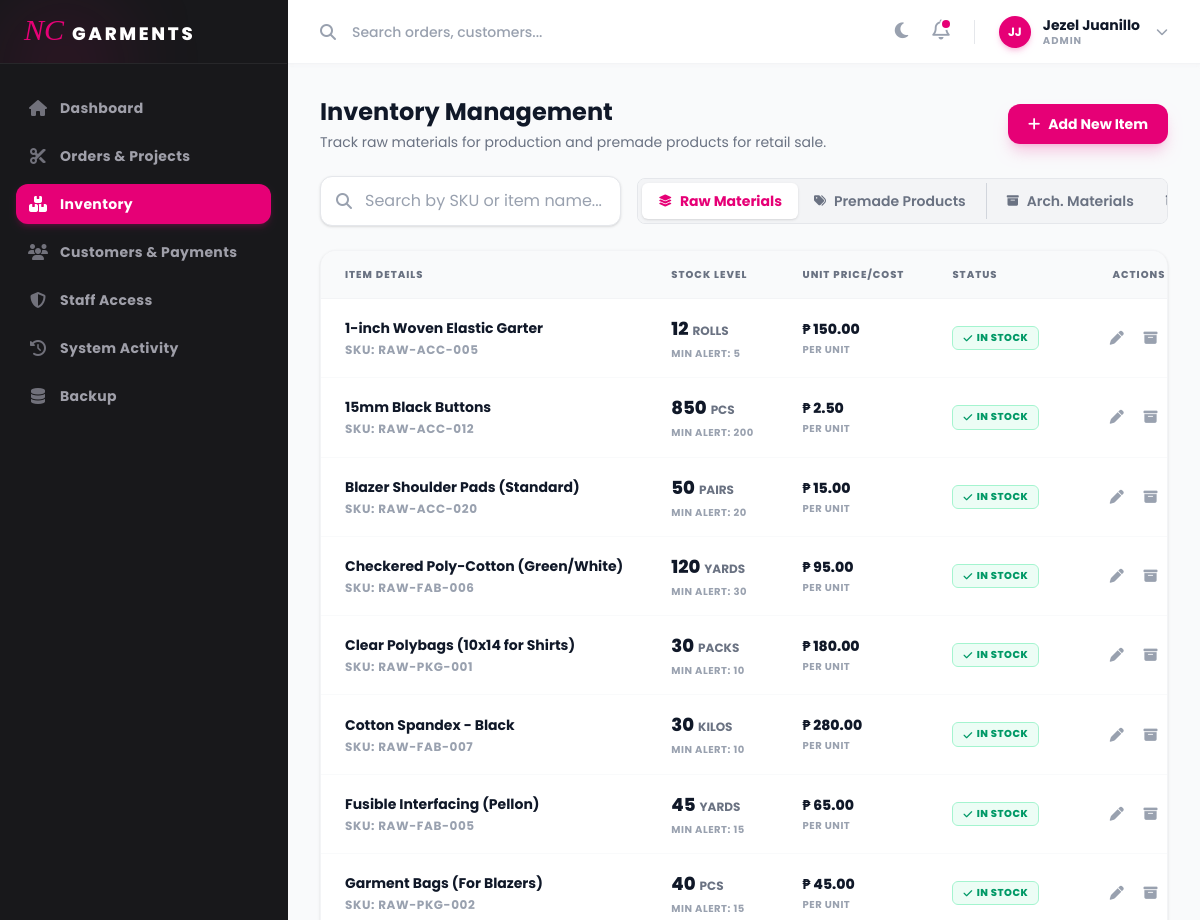
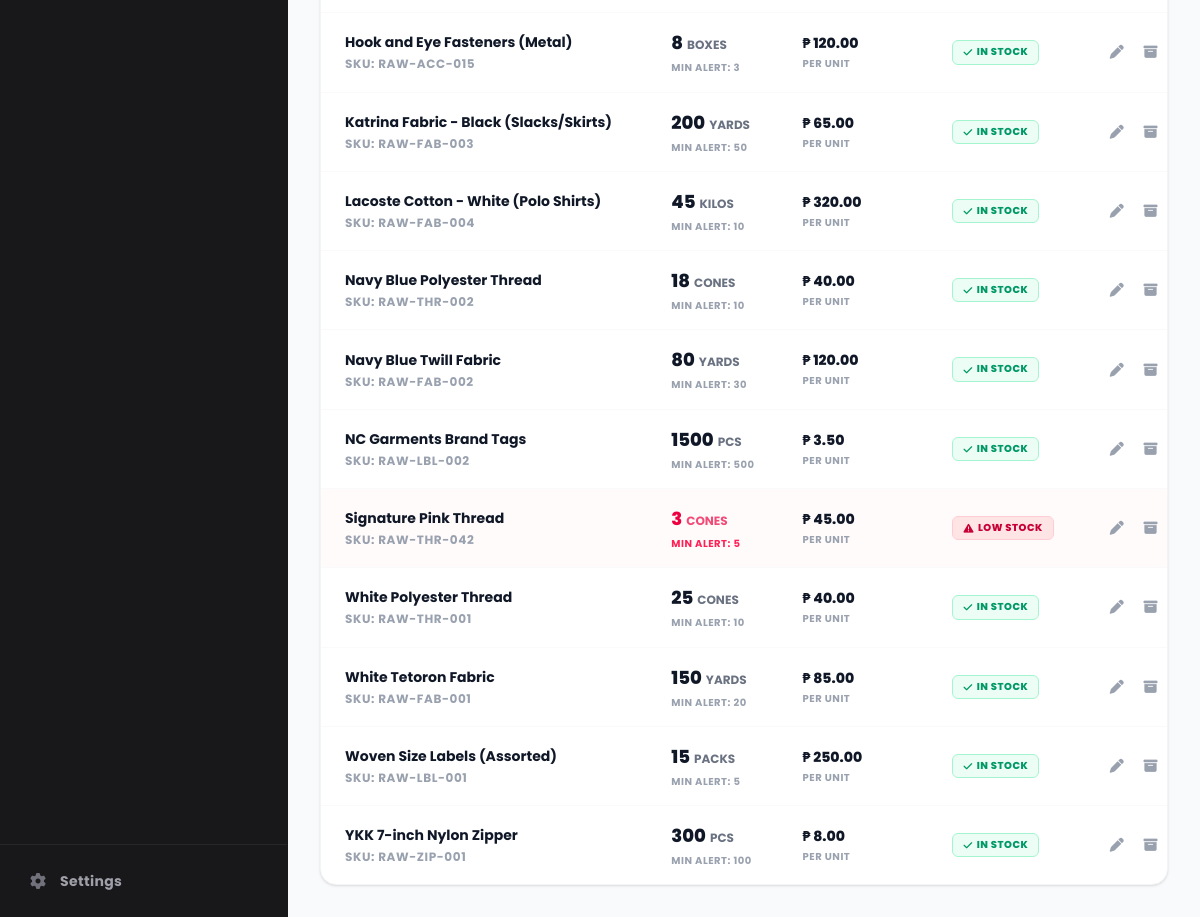
Screenshot of /inventory.php (signed in) with the database file from the repository (2 pictures, top to bottom).
### tables this page shows
CREATE TABLE `raw_material` (
  `material_id` int(11) NOT NULL AUTO_INCREMENT,
  `sku` varchar(20) NOT NULL,
  `material_name` varchar(100) NOT NULL,
  `unit_of_measure` varchar(20) NOT NULL,
  `current_stock` int(11) NOT NULL,
  `min_stock_alert` int(11) NOT NULL,
  `current_price` decimal(10,2) NOT NULL,
  `last_price` decimal(10,2) NOT NULL,
  `updated_at` timestamp NULL DEFAULT current_timestamp(),
  `is_archived` tinyint(1) DEFAULT 0,
  PRIMARY KEY (`material_id`)
);

### inventory.php (the view, shortened to what the rows shown need)
<?php
require_once('config/database.php');
$view = $_GET['view'] ?? 'raw_material';
$is_archived_view = ($view === 'archived_raw' || $view === 'archived_premade') ? 1 : 0;
$base_type = ($view === 'raw_material' || $view === 'archived_raw') ? 'raw_material' : 'premade_product';
if ($base_type === 'raw_material') {
    $stmt = $conn->prepare("
        SELECT material_id as id, sku, material_name as name, current_stock as stock,
               unit_of_measure as metric, current_price as price, min_stock_alert as alert
        FROM raw_material WHERE is_archived = ? ORDER BY material_name ASC
    ");
} else {
    $stmt = $conn->prepare("
        SELECT product_id as id, sku, product_name as name, current_stock as stock,
               size as metric, selling_price as price, min_stock_alert as alert
        FROM premade_product WHERE is_archived = ? ORDER BY product_name ASC
    ");
}
$stmt->bind_param("i", $is_archived_view);
$stmt->execute();
$items_result = $stmt->get_result();
include 'includes/header.php';
?>
<main class="flex-1 p-4 md:p-8 overflow-y-auto transition-colors duration-500 font-sans relative">
    <div class="flex flex-col md:flex-row justify-between items-start md:items-center mb-6 gap-4">
        <div>
            <h2 class="text-2xl font-bold text-gray-900 dark:text-white transition-colors duration-500">Inventory Management</h2>
        </div>
    </div>
    <div class="bg-white dark:bg-zinc-900 rounded-2xl shadow-sm border border-gray-100 dark:border-zinc-800 overflow-hidden transition-colors duration-500">
        <div class="overflow-x-auto">
            <table class="w-full whitespace-nowrap">
                <thead class="bg-gray-50 dark:bg-zinc-950/50 border-b border-gray-100 dark:border-zinc-800 transition-colors duration-500">
                    <tr>
                        <th class="px-6 py-4 text-left text-[10px] font-extrabold text-gray-500 dark:text-zinc-500 uppercase tracking-widest">Item Details</th>
                        <th class="px-6 py-4 text-left text-[10px] font-extrabold text-gray-500 dark:text-zinc-500 uppercase tracking-widest">Stock Level</th>
                        <th class="px-6 py-4 text-left text-[10px] font-extrabold text-gray-500 dark:text-zinc-500 uppercase tracking-widest">Unit Price/Cost</th>
                        <th class="px-6 py-4 text-left text-[10px] font-extrabold text-gray-500 dark:text-zinc-500 uppercase tracking-widest">Status</th>
                        <th class="px-6 py-4 text-right text-[10px] font-extrabold text-gray-500 dark:text-zinc-500 uppercase tracking-widest">Actions</th>
                    </tr>
                </thead>
                <tbody class="divide-y divide-gray-50 dark:divide-zinc-800/50 text-sm transition-colors duration-500">
                    <?php
                    while ($item = $items_result->fetch_assoc()) {
                        $is_low_stock = $item['stock'] <= $item['alert'];
                        $metric_label = $base_type === 'raw_material' ? htmlspecialchars($item['metric']) : 'Size: ' . htmlspecialchars($item['metric']);
                        $safe_sku = addslashes($item['sku']);
                        $safe_name = addslashes($item['name']);
                        $safe_metric = addslashes($item['metric']);
                        echo '
                        <tr class="hover:bg-gray-50/80 dark:hover:bg-zinc-800/30 transition-colors group ' . ($is_low_stock && !$is_archived_view ? 'bg-rose-50/30 dark:bg-rose-900/5' : '') . '">
                            <td class="px-6 py-4">
                                <div class="font-bold text-gray-900 dark:text-white group-hover:text-pink-600 transition-colors">'.htmlspecialchars($item['name']).'</div>
                                <div class="text-xs font-bold tracking-wider text-gray-400 mt-1">SKU: '.htmlspecialchars($item['sku']).'</div>
                            </td>
                            <td class="px-6 py-4">
                                <div class="flex items-baseline gap-1">
                                    <span class="text-lg font-extrabold '.($is_low_stock && !$is_archived_view ? 'text-rose-600 dark:text-rose-500' : 'text-gray-900 dark:text-white').'">'.$item['stock'].'</span>
                                    <span class="text-xs font-bold '.($is_low_stock && !$is_archived_view ? 'text-rose-600/70' : 'text-gray-500').' uppercase">'.$metric_label.'</span>
                                </div>
                                <div class="text-[10px] font-bold '.($is_low_stock && !$is_archived_view ? 'text-rose-500' : 'text-gray-400').' mt-1 uppercase tracking-wider">Min Alert: '.$item['alert'].'</div>
                            </td>
                            <td class="px-6 py-4">
                                <div class="font-extrabold text-gray-900 dark:text-white">₱ '.number_format($item['price'], 2).'</div>
                                <div class="text-[10px] font-bold text-gray-400 mt-1 uppercase tracking-wider">Per Unit</div>
                            </td>
                            <td class="px-6 py-4">';
                                if ($is_archived_view) {
                                    echo '<span class="bg-gray-100 text-gray-600 dark:bg-zinc-800 dark:text-zinc-400 text-[10px] font-extrabold px-2.5 py-1 rounded-md uppercase tracking-wider border border-gray-200 dark:border-zinc-700 flex items-center w-max gap-1">
                                            <i class="fa-solid fa-box-archive"></i> Archived
                                          </span>';
                                } elseif ($is_low_stock) {
                                    echo '<span class="bg-rose-100 text-rose-700 dark:bg-rose-500/20 dark:text-rose-400 text-[10px] font-extrabold px-2.5 py-1 rounded-md uppercase tracking-wider border border-rose-200 dark:border-rose-500/30 flex items-center w-max gap-1">
                                            <i class="fa-solid fa-triangle-exclamation"></i> Low Stock
                                          </span>';
                                } else {
                                    echo '<span class="bg-emerald-50 text-emerald-600 dark:bg-emerald-500/10 dark:text-emerald-400 text-[10px] font-extrabold px-2.5 py-1 rounded-md uppercase tracking-wider border border-emerald-200 dark:border-emerald-500/20 flex items-center w-max gap-1">
                                            <i class="fa-solid fa-check"></i> In Stock
                                          </span>';
                                }
                        echo '</td>
                            <td class="px-6 py-4 text-right text-sm font-medium">';
                                if ($is_archived_view) {
                                    echo '<button onclick="restoreItem('.$item['id'].', \''.$base_type.'\')" class="text-gray-400 hover:text-emerald-600 focus:outline-none p-2" title="Restore Item">
                                            <i class="fa-solid fa-clock-rotate-left"></i>
                                          </button>';
                                } else {
                                    echo '<button onclick="openInventoryModal('.$item['id'].', \''.$base_type.'\', \''.$safe_sku.'\', \''.$safe_name.'\', '.$item['stock'].', '.$item['price'].', '.$item['alert'].', \''.$safe_metric.'\')" class="text-gray-400 hover:text-pink-600 focus:outline-none p-2" title="Edit Item">
                                            <i class="fa-solid fa-pen"></i>
                                          </button>
                                          <button onclick="archiveItem('.$item['id'].', \''.$base_type.'\')" class="text-gray-400 hover:text-rose-600 focus:outline-none p-2" title="Archive Item">
                                            <i class="fa-solid fa-box-archive"></i>
                                          </button>';
                                }
                        echo '</td>
                        </tr>';
                    }
                    ?>
                </tbody>
            </table>
        </div>
    </div>
</main>
<?php include 'includes/footer.php'; ?>

### includes/header.php (shortened to what the rows shown need)
<?php
require_once('config/database.php');
$stmt = $conn->prepare("
    SELECT full_name, username, role
    FROM admin
    WHERE admin_id = ?
");
$stmt->bind_param("s", $_SESSION['admin_id']);
$stmt->execute();
$result = $stmt->get_result();
$admin = $result->fetch_assoc();
function generate_initials($name) {
    $name = trim($name);
    $words = explode(" ", $name);
    $word_count = count($words);
    if ($word_count >= 2) {
        $first_letter = substr($words[0], 0, 1);
        $last_letter = substr(end($words), 0, 1);
        $initials = $first_letter . $last_letter;
    } else {
        $initials = substr($name, 0, 2);
    }
    return strtoupper($initials);
}
$admin_initials = generate_initials(htmlspecialchars($admin['full_name']));
?>
<!DOCTYPE html>
<html lang="en" id="html-root" class="transition-colors duration-500">
<head>
    <script src="https://cdn.jsdelivr.net/npm/@tailwindcss/browser@4"></script>
    <link rel="stylesheet" href="https://cdnjs.cloudflare.com/ajax/libs/font-awesome/6.5.2/css/all.min.css">
</head>
<body class="flex h-screen bg-gray-50 dark:bg-zinc-950 font-sans overflow-hidden transition-colors duration-500 antialiased">
    <div class="flex-1 flex flex-col overflow-hidden bg-gray-50 dark:bg-zinc-950 transition-colors duration-500">
        <header class="h-16 bg-white dark:bg-zinc-900 border-b border-gray-100 dark:border-zinc-800 flex items-center justify-between px-4 md:px-8 shrink-0 transition-colors duration-500 z-10 shadow-sm shadow-gray-100/50 dark:shadow-none">
            <div class="flex items-center gap-4 md:gap-6">
                <div class="relative">
                    <button onclick="toggleUserMenu()" id="user-menu-btn" class="flex items-center gap-3 hover:opacity-80 transition-opacity cursor-pointer focus:outline-none">
                        <div class="h-8 w-8 rounded-full bg-pink-600 flex items-center justify-center text-white font-bold text-xs shadow-md shadow-pink-600/20"><?php echo $admin_initials; ?></div>
                        <div class="hidden md:flex flex-col items-start leading-tight">
                            <span class="text-sm font-bold text-gray-900 dark:text-white"><?php echo htmlspecialchars($admin['full_name']); ?></span>
                            <span class="text-[10px] font-bold text-gray-400 uppercase tracking-widest"><?php echo htmlspecialchars($admin['role']); ?></span>
                        </div>
                        <i class="fa-solid fa-chevron-down text-gray-400 text-xs hidden md:block ml-1 transition-transform duration-300" id="user-menu-arrow"></i>
                    </button>
                </div>
            </div>
        </header>

### rows the page displays
raw_material: material_name "1-inch Woven Elastic Garter", sku "RAW-ACC-005", current_stock "12", unit_of_measure "ROLLS", min_stock_alert "5", current_price "150.00", shows "IN STOCK"
raw_material: material_name "15mm Black Buttons", sku "RAW-ACC-012", current_stock "850", unit_of_measure "PCS", min_stock_alert "200", current_price "2.50", shows "IN STOCK"
raw_material: material_name "Blazer Shoulder Pads (Standard)", sku "RAW-ACC-020", current_stock "50", unit_of_measure "PAIRS", min_stock_alert "20", current_price "15.00", shows "IN STOCK"
raw_material: material_name "Checkered Poly-Cotton (Green/White)", sku "RAW-FAB-006", current_stock "120", unit_of_measure "YARDS", min_stock_alert "30", current_price "95.00", shows "IN STOCK"
raw_material: material_name "Clear Polybags (10x14 for Shirts)", sku "RAW-PKG-001", current_stock "30", unit_of_measure "PACKS", min_stock_alert "10", current_price "180.00", shows "IN STOCK"
raw_material: material_name "Cotton Spandex - Black", sku "RAW-FAB-007", current_stock "30", unit_of_measure "KILOS", min_stock_alert "10", current_price "280.00", shows "IN STOCK"
raw_material: material_name "Fusible Interfacing (Pellon)", sku "RAW-FAB-005", current_stock "45", unit_of_measure "YARDS", min_stock_alert "15", current_price "65.00", shows "IN STOCK"
raw_material: material_name "Garment Bags (For Blazers)", sku "RAW-PKG-002", current_stock "40", unit_of_measure "PCS", min_stock_alert "15", current_price "45.00", shows "IN STOCK"
raw_material: material_name "Hook and Eye Fasteners (Metal)", sku "RAW-ACC-015", current_stock "8", unit_of_measure "BOXES", min_stock_alert "3", current_price "120.00", shows "IN STOCK"
raw_material: material_name "Katrina Fabric - Black (Slacks/Skirts)", sku "RAW-FAB-003", current_stock "200", unit_of_measure "YARDS", min_stock_alert "50", current_price "65.00", shows "IN STOCK"
raw_material: material_name "Lacoste Cotton - White (Polo Shirts)", sku "RAW-FAB-004", current_stock "45", unit_of_measure "KILOS", min_stock_alert "10", current_price "320.00", shows "IN STOCK"
raw_material: material_name "Navy Blue Polyester Thread", sku "RAW-THR-002", current_stock "18", unit_of_measure "CONES", min_stock_alert "10", current_price "40.00", shows "IN STOCK"
raw_material: material_name "Navy Blue Twill Fabric", sku "RAW-FAB-002", current_stock "80", unit_of_measure "YARDS", min_stock_alert "30", current_price "120.00", shows "IN STOCK"
raw_material: material_name "NC Garments Brand Tags", sku "RAW-LBL-002", current_stock "1500", unit_of_measure "PCS", min_stock_alert "500", current_price "3.50", shows "IN STOCK"
raw_material: material_name "Signature Pink Thread", sku "RAW-THR-042", current_stock "3", unit_of_measure "CONES", min_stock_alert "5", current_price "45.00", shows "LOW STOCK"
raw_material: material_name "White Polyester Thread", sku "RAW-THR-001", current_stock "25", unit_of_measure "CONES", min_stock_alert "10", current_price "40.00", shows "IN STOCK"
raw_material: material_name "White Tetoron Fabric", sku "RAW-FAB-001", current_stock "150", unit_of_measure "YARDS", min_stock_alert "20", current_price "85.00", shows "IN STOCK"
raw_material: material_name "Woven Size Labels (Assorted)", sku "RAW-LBL-001", current_stock "15", unit_of_measure "PACKS", min_stock_alert "5", current_price "250.00", shows "IN STOCK"
raw_material: material_name "YKK 7-inch Nylon Zipper", sku "RAW-ZIP-001", current_stock "300", unit_of_measure "PCS", min_stock_alert "100", current_price "8.00", shows "IN STOCK"

### other values shown
$admin_initials "JJ"
$admin['full_name'] "Jezel Juanillo"
$admin['role'] "ADMIN"
